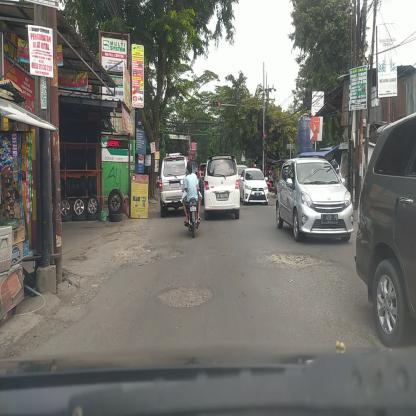
#> input picture test1.jpg, 416 x 416 px
$ python draw.py
#> lines starting #> are read from the running program, lines starting #| are printed output that depends on the picture
from PIL import Image

import matplotlib.pyplot as plt
import matplotlib.patches as patches

image_path = "test1.jpg"
image = Image.open(image_path).convert("RGB")
#> image is the input picture: PIL image 416x416 RGB; mean R, G, B 116.2, 115.4, 110.2

boxes = [
    ['pothole', 171, 201, 195, 212],
    ['alligator cracking', 91, 238, 164, 264],
    ['pothole', 265, 248, 320, 267],
    ['pothole', 153, 283, 211, 309]
]

def draw_boxes(image, boxes):
    fig, ax = plt.subplots(1, figsize=(10, 10))
    ax.imshow(image)

    for label, x1, y1, x2, y2 in boxes:

        rect = patches.Rectangle(
            (x1, y1),
            x2 - x1,
            y2 - y1,
            linewidth=2,
            edgecolor="red",
            facecolor="none"
        )
        ax.add_patch(rect)

        ax.text(
            x1,
            y1,
            f"{label}",
            color="white",
            fontsize=10,
            bbox=dict(facecolor="red", alpha=0.6)
        )

    plt.axis("off")
    plt.show()
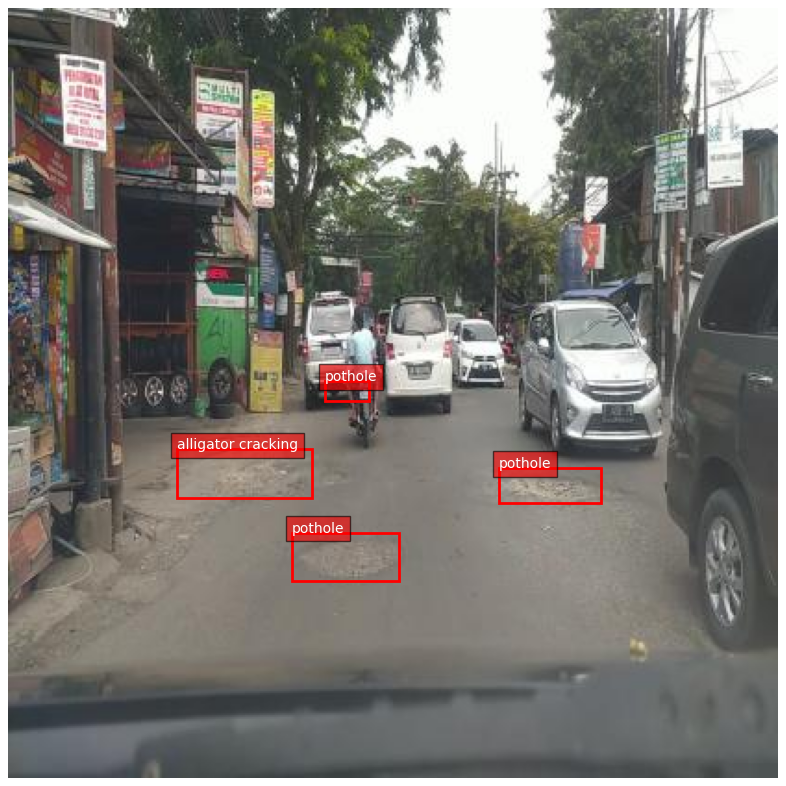
#> figure drawn by matplotlib, 1 panel


draw_boxes(image, boxes)

$ run again, with test2.jpg copied over test1.jpg
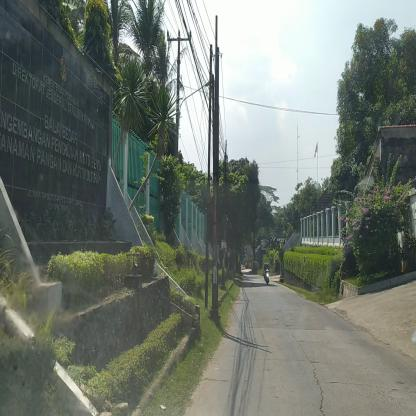
#> input picture test2.jpg, 416 x 416 px
#> image is the input picture: PIL image 416x416 RGB; mean R, G, B 111.7, 119.4, 111
#> in draw_boxes, `plt.show()`:
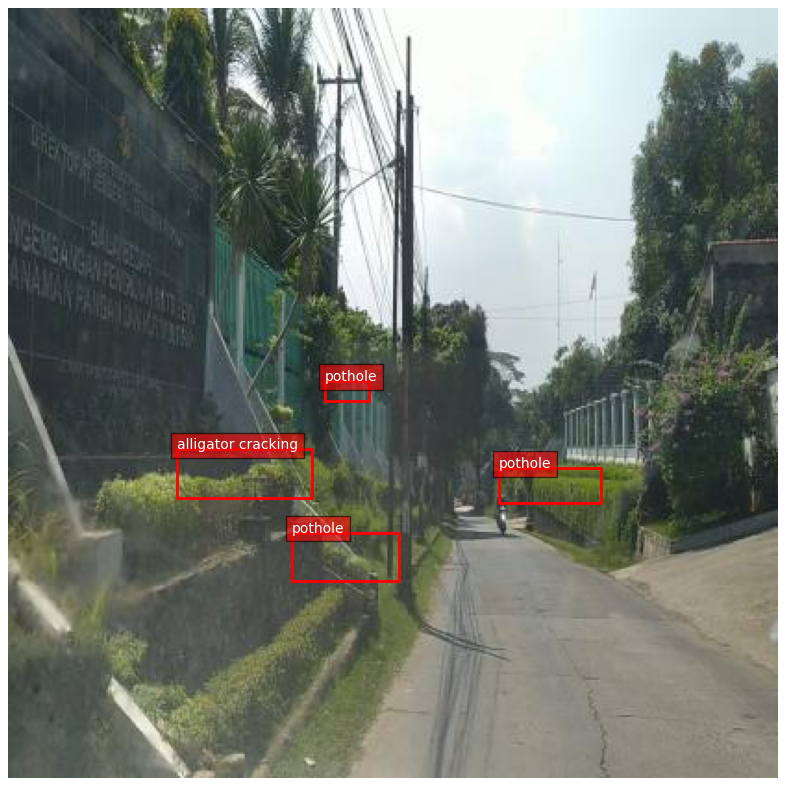
#> figure drawn by matplotlib, 1 panel
